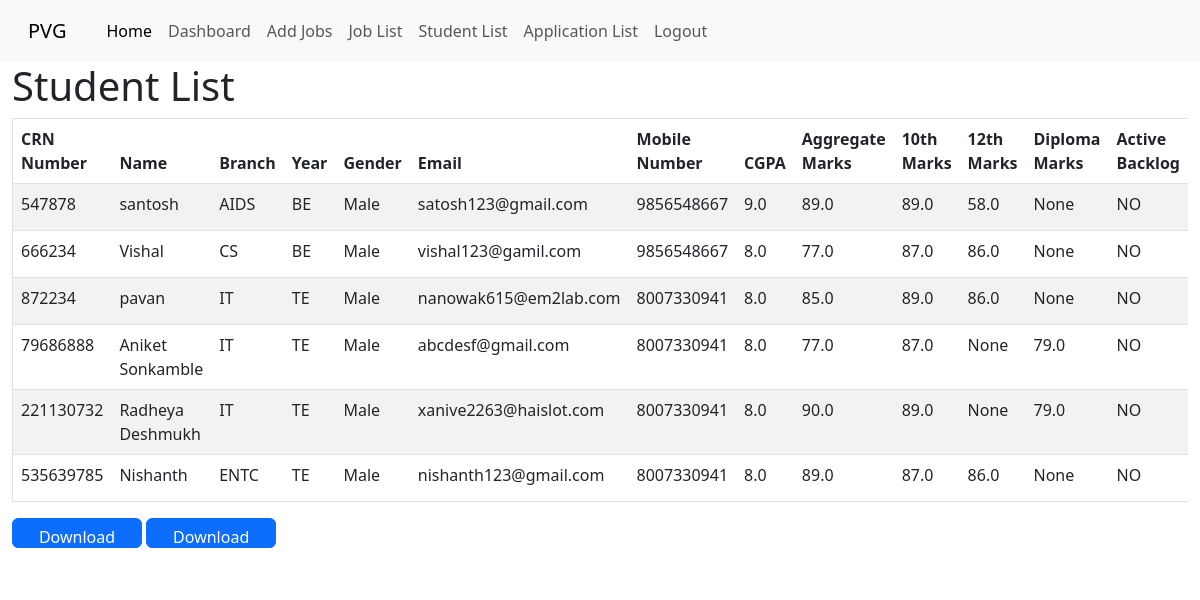
Page /pvg/studentlist/ on the committed database.
### pvg/models.py (models this page shows, shortened)
class Student(models.Model):
    crn_number = models.IntegerField(primary_key=True)
    BRANCH_CHOICES = [
        ('ME', 'Mechanical Engineering'),
        ('IT', 'Information Technology'),
        ('CS', 'Computer Science'),
        ('EE', 'Electrical Engineering'),
        ('ENTC', 'ENTC'),
        ('Printing', 'Printing'),
        ('AIDS', 'AIDS')
    ]
    name = models.CharField(max_length=100)
    branch = models.CharField(max_length=20, choices=BRANCH_CHOICES)
    student_year = [
         ('FE','First Year'),
         ('SE','Second Year'),
         ('TE','Third Year'),
         ('BE','Final Year')
    ]
    year = models.CharField(max_length=20, choices=student_year)
    email = models.CharField(max_length=50, null=True, blank=True)
    password = models.CharField(max_length=20, null=True, blank=True)
    CGPA = models.FloatField(null=True, blank=True)
    mobile_number = models.CharField(max_length=15, blank=True)
    mark_10th = models.FloatField(null=True, blank=True)
    mark_12th = models.FloatField(null=True, blank=True)
    diploma_marks = models.FloatField(null=True, blank=True)
    aggregate_marks = models.FloatField(null=True, blank=True)
    year_down = models.CharField(max_length=5, blank=True)
    active_backlog = models.CharField(max_length=15, blank=True)
    placement_status=models.CharField(max_length=100,default=None, null=True, blank=True)
    remarks = models.CharField(max_length=500, blank=True)
    gender_select = [
        ('Male', 'Male'),
        ('Female', 'Female')
    ]
    gender = models.CharField(max_length=10, choices=gender_select, blank=True)
    company_name = models.CharField(max_length=100,default=None, null=True, blank=True)
    salary = models.IntegerField(default=None, null=True, blank=True)
    ON_CAMPUS = 'On Campus'
    OFF_CAMPUS = 'Off Campus'
    PLACEMENT_CHOICES = [
        (ON_CAMPUS, 'On Campus'),
        (OFF_CAMPUS, 'Off Campus')
    ]
    placement_type = models.CharField(max_length=20, choices=PLACEMENT_CHOICES, default=ON_CAMPUS)
    user = models.OneToOneField(User, on_delete=models.CASCADE, related_name='student', default=None, null=True, blank=True)

### pvg/views.py (the view)
# urls.py: path("studentlist/", views.studentlist, name="studentlist_default"),
def studentlist(request, page=1):
    students = Student.objects.all()
    paginator = Paginator(students, 10)
    page_number = request.GET.get('page')
    ServiceData = paginator.get_page(page_number)
    context = {'ServiceData': ServiceData}
    return render(request, 'studentlist.html', context)

### pvg/templates/Studentlist.html (shortened to what this page needs)
{% extends "base_admin.html" %}
{% block head %}
    {% load static %}
    <link rel="stylesheet" href="{% static 'css/studentlist.css' %}">
    <link rel="stylesheet" href="https://cdnjs.cloudflare.com/ajax/libs/twitter-bootstrap/5.3.0/css/bootstrap.min.css">
    <link rel="stylesheet" href="https://cdn.datatables.net/2.0.3/css/dataTables.bootstrap5.css">
{% endblock %}
{% block body %}
<div class="container-fluid">
    <h1>Student List</h1>
    <div class="table-responsive">
        <table id="example" class="table table-striped" style="width:100%">
            <thead>
                <tr>
                    <th>CRN Number</th>
                    <th>Name</th>
                    <th>Branch</th>
                    <th>Year</th>
                    <th>Gender</th>
                    <th>Email</th>
                    <th>Mobile Number</th>
                    <th>CGPA</th>
                    <th>Aggregate Marks</th>
                    <th>10th Marks</th>
                    <th>12th Marks</th>
                    <th>Diploma Marks</th>
                    <th>Active Backlog</th>
                </tr>
            </thead>
            <tbody>
                {% for item in ServiceData %}
                <tr>
                    <td>{{ item.crn_number }}</td>
                    <td>{{ item.name }}</td>
                    <td>{{ item.branch }}</td>
                    <td>{{ item.year }}</td>
                    <td>{{ item.gender }}</td>
                    <td>{{ item.email }}</td>
                    <td>{{ item.mobile_number }}</td>
                    <td>{{ item.CGPA }}</td>
                    <td>{{ item.aggregate_marks }}</td>
                    <td>{{ item.mark_10th }}</td>
                    <td>{{ item.mark_12th }}</td>
                    <td>{{ item.diploma_marks }}</td>
                    <td>{{ item.active_backlog }}</td>
                </tr>
                {% endfor %}
            </tbody>
        </table>
    </div>
    <a href="{% url 'download_excel' %}" class="btn btn-primary">Download Excel</a>
    <a href="{% url 'download_pdf' %}" class="btn btn-primary">Download PDF</a>
</div>
{% endblock %}

### pvg/static/css/studentlist.css (style rules this page uses)
h1 { font-size: 24px; margin-bottom: 20px; }
table { width: 100%; border-collapse: collapse; border: 1px solid #ccc; }
th, td { padding: 8px; text-align: left; border-bottom: 1px solid #dee2e6; border-right: 1px solid #dee2e6; }
th { font-weight: bold; border-top: 1px solid #dee2e6; }
tr { border-bottom: 1px solid #dee2e6; }
.btn-primary { text-decoration: none; color: white; width: 130px; height: 30px; padding: 5px; border-radius: 5px; display: inline-block; text-align: center; }
.btn-primary { background-color: #2d3dcc; }

### rows in the picture
Student: crn_number "547878", name "santosh", branch "AIDS", year "BE", gender "Male", email "satosh123@gmail.com", mobile_number "9856548667", CGPA "9.0", aggregate_marks "89.0", mark_10th "89.0", mark_12th "58.0", diploma_marks "None", active_backlog "NO"
Student: crn_number "666234", name "Vishal", branch "CS", year "BE", gender "Male", email "vishal123@gamil.com", mobile_number "9856548667", CGPA "8.0", aggregate_marks "77.0", mark_10th "87.0", mark_12th "86.0", diploma_marks "None", active_backlog "NO"
Student: crn_number "872234", name "pavan", branch "IT", year "TE", gender "Male", email "nanowak615@em2lab.com", mobile_number "8007330941", CGPA "8.0", aggregate_marks "85.0", mark_10th "89.0", mark_12th "86.0", diploma_marks "None", active_backlog "NO"
Student: crn_number "79686888", name "Aniket Sonkamble", branch "IT", year "TE", gender "Male", email "abcdesf@gmail.com", mobile_number "8007330941", CGPA "8.0", aggregate_marks "77.0", mark_10th "87.0", mark_12th "None", diploma_marks "79.0", active_backlog "NO"
Student: crn_number "221130732", name "Radheya Deshmukh", branch "IT", year "TE", gender "Male", email "xanive2263@haislot.com", mobile_number "8007330941", CGPA "8.0", aggregate_marks "90.0", mark_10th "89.0", mark_12th "None", diploma_marks "79.0", active_backlog "NO"
Student: crn_number "535639785", name "Nishanth", branch "ENTC", year "TE", gender "Male", email "nishanth123@gmail.com", mobile_number "8007330941", CGPA "8.0", aggregate_marks "89.0", mark_10th "87.0", mark_12th "86.0", diploma_marks "None", active_backlog "NO"
